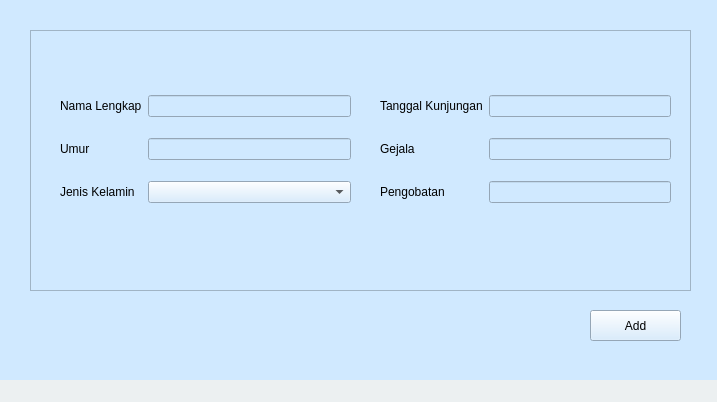
<?xml version="1.0" encoding="UTF-8"?>
<ui version="4.0">
 <class>MainWindow</class>
 <widget class="QMainWindow" name="MainWindow">
  <property name="geometry">
   <rect>
    <x>0</x>
    <y>0</y>
    <width>717</width>
    <height>402</height>
   </rect>
  </property>
  <property name="windowTitle">
   <string>MainWindow</string>
  </property>
  <property name="styleSheet">
   <string notr="true">background-color: #ecf0f1;</string>
  </property>
  <widget class="QWidget" name="centralwidget">
   <property name="styleSheet">
    <string notr="true">background-color: #d0e9ff;
</string>
   </property>
   <widget class="QPushButton" name="pushButton">
    <property name="geometry">
     <rect>
      <x>590</x>
      <y>310</y>
      <width>91</width>
      <height>31</height>
     </rect>
    </property>
    <property name="text">
     <string>Add</string>
    </property>
    <property name="icon">
     <iconset>
      <normaloff>../../tugas/SEMESTER 6/Pemrograman Visual D/week12/icons/add.svg</normaloff>../../tugas/SEMESTER 6/Pemrograman Visual D/week12/icons/add.svg</iconset>
    </property>
    <property name="iconSize">
     <size>
      <width>20</width>
      <height>20</height>
     </size>
    </property>
   </widget>
   <widget class="QFrame" name="frame">
    <property name="geometry">
     <rect>
      <x>30</x>
      <y>30</y>
      <width>661</width>
      <height>261</height>
     </rect>
    </property>
    <property name="styleSheet">
     <string notr="true">background-color: #d0e9ff;
</string>
    </property>
    <property name="frameShape">
     <enum>QFrame::StyledPanel</enum>
    </property>
    <property name="frameShadow">
     <enum>QFrame::Raised</enum>
    </property>
    <widget class="QWidget" name="layoutWidget">
     <property name="geometry">
      <rect>
       <x>30</x>
       <y>50</y>
       <width>291</width>
       <height>141</height>
      </rect>
     </property>
     <layout class="QGridLayout" name="gridLayout">
      <item row="0" column="0">
       <widget class="QLabel" name="label">
        <property name="text">
         <string>Nama Lengkap</string>
        </property>
       </widget>
      </item>
      <item row="0" column="1">
       <widget class="QLineEdit" name="lineEdit_2"/>
      </item>
      <item row="1" column="0">
       <widget class="QLabel" name="label_2">
        <property name="text">
         <string>Umur</string>
        </property>
       </widget>
      </item>
      <item row="1" column="1">
       <widget class="QLineEdit" name="lineEdit_4"/>
      </item>
      <item row="2" column="0">
       <widget class="QLabel" name="label_3">
        <property name="text">
         <string>Jenis Kelamin</string>
        </property>
       </widget>
      </item>
      <item row="2" column="1">
       <widget class="QComboBox" name="comboBox"/>
      </item>
     </layout>
    </widget>
    <widget class="QWidget" name="layoutWidget">
     <property name="geometry">
      <rect>
       <x>350</x>
       <y>50</y>
       <width>291</width>
       <height>141</height>
      </rect>
     </property>
     <layout class="QGridLayout" name="gridLayout_2">
      <item row="0" column="0">
       <widget class="QLabel" name="label_4">
        <property name="text">
         <string>Tanggal Kunjungan</string>
        </property>
       </widget>
      </item>
      <item row="0" column="1">
       <widget class="QLineEdit" name="lineEdit_3"/>
      </item>
      <item row="1" column="0">
       <widget class="QLabel" name="label_6">
        <property name="text">
         <string>Gejala</string>
        </property>
       </widget>
      </item>
      <item row="1" column="1">
       <widget class="QLineEdit" name="lineEdit"/>
      </item>
      <item row="2" column="0">
       <widget class="QLabel" name="label_5">
        <property name="text">
         <string>Pengobatan</string>
        </property>
       </widget>
      </item>
      <item row="2" column="1">
       <widget class="QLineEdit" name="lineEdit_5"/>
      </item>
     </layout>
    </widget>
   </widget>
  </widget>
  <widget class="QMenuBar" name="menubar">
   <property name="geometry">
    <rect>
     <x>0</x>
     <y>0</y>
     <width>717</width>
     <height>22</height>
    </rect>
   </property>
  </widget>
  <widget class="QStatusBar" name="statusbar"/>
 </widget>
 <resources/>
 <connections/>
</ui>
